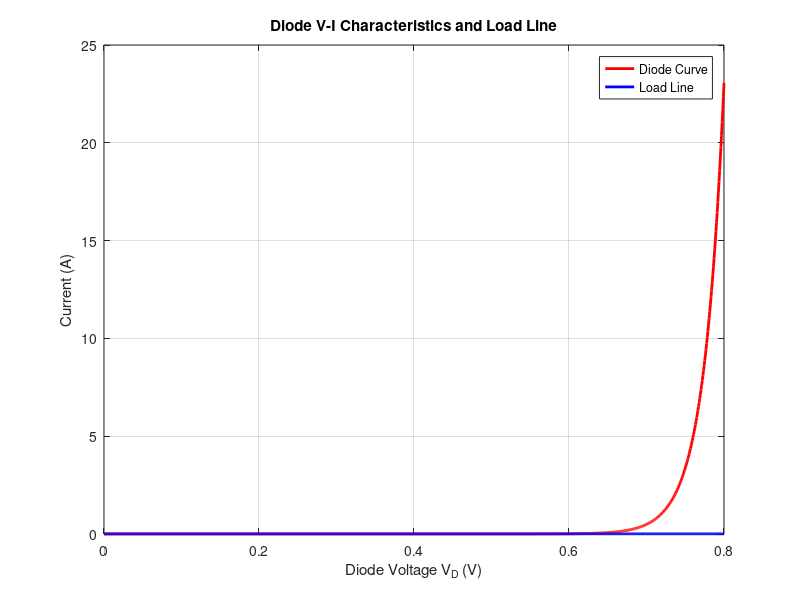

Reproduce this figure in MATLAB.
Vs = 10;
R = 1000;
Is = 1e-12;
Vt = 0.026;
Vd = linspace(0,0.8,1000);
Id = Is*(exp(Vd./Vt)-1);
I_load = (Vs - Vd)/R;

figure
plot(Vd,Id,'r','LineWidth',2)
hold on
plot(Vd,I_load,'b','LineWidth',2)
grid on
xlabel('Diode Voltage V_D (V)')
ylabel('Current (A)')
title('Diode V-I Characteristics and Load Line')
legend('Diode Curve','Load Line')

[~,index] = min(abs(Id - I_load));
Vq = Vd(index);
Iq = Id(index);
fprintf('Q-point Voltage = %.3f V\n',Vq)
fprintf('Q-point Current = %.6f A\n',Iq)
rd = Vt/Iq;
fprintf('Dynamic Resistance = %.2f Ohms\n',rd)
